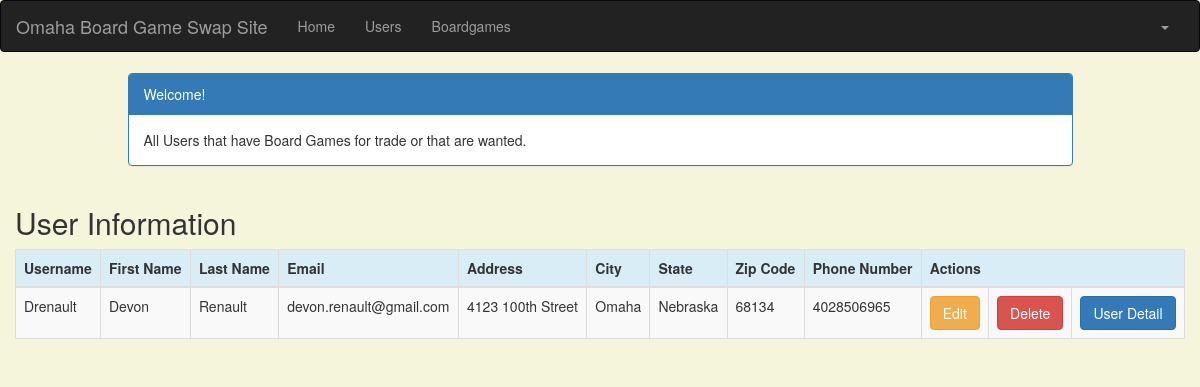
Page /user_list (signed in) on the earlier database version.
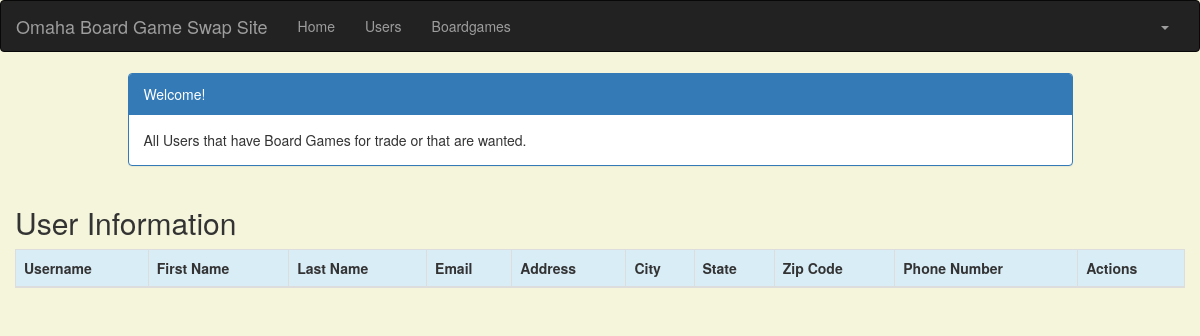
Same page on the later database version.
### crm/models.py (models this page shows, shortened)
class User(models.Model):
    user_name = models.CharField(max_length=50)
    user_first_name = models.CharField(max_length=50)
    user_last_name = models.CharField(max_length=100)
    user_email = models.EmailField(max_length=100)
    address = models.CharField(max_length=200)
    city = models.CharField(max_length=50)
    state = models.CharField(max_length=50)
    zipcode = models.CharField(max_length=10)
    phone_number = models.CharField(max_length=50)
    created_date = models.DateTimeField(default=timezone.now)
    updated_date = models.DateTimeField(auto_now_add=True)

### crm/views.py (the view)
# urls.py: path('user_list', views.user_list, name='user_list'),
@login_required
def user_list(request):
    user = User.objects.filter(created_date__lte=timezone.now())
    return render(request, 'crm/user_list.html',
                  {'users': user})

### templates/crm/user_list.html (shortened to what this page needs)
<!DOCTYPE html>
<html lang="en">
{% extends 'crm/base.html' %}
{% block content %}
    <html>
    <head>
        <link rel="stylesheet" href="https://maxcdn.bootstrapcdn.com/bootstrap/3.3.4/css/bootstrap.min.css">
    </head>
    <body>
    <div class="container">
        <div class="row">
            <div class="col-md-10 col-md-offset-1">
                <div class="panel panel-primary">
                    <div class="panel-heading">Welcome!</div>
                    <div class="panel-body">
                        All Users that have Board Games for trade or that are wanted.
                    </div>
                </div>
            </div>
        </div>
    </div>
    <div class="row">
        <h2 style="padding-left: 15Px">User Information</h2>
    </div>
    <div>
        <table class="table table-striped table-bordered table-hover">
            <thead>
            <tr class="bg-info">
                <th>Username</th>
                <th>First Name</th>
                <th>Last Name</th>
                <th>Email</th>
                <th>Address</th>
                <th>City</th>
                <th>State</th>
                <th>Zip Code</th>
                <th>Phone Number</th>
                <th colspan="3">Actions</th>
            </tr>
            </thead>
            <tbody>
            {% for user in users %}
                <tr>
                    <td>{{ user.user_name }}</td>
                    <td>{{ user.user_first_name }}</td>
                    <td>{{ user.user_last_name }}</td>
                    <td>{{ user.user_email }}</td>
                    <td>{{ user.address }}</td>
                    <td>{{ user.city }}</td>
                    <td>{{ user.state }}</td>
                    <td>{{ user.zipcode }}</td>
                    <td>{{ user.phone_number }}</td>
                    <td><a href="{% url 'crm:user_edit' pk=user.pk %}" class="btn btn-warning">Edit</a>
                    <td><a href="{% url 'crm:user_delete' pk=user.pk %}"
                           onclick="return confirm('Are you sure you want to delete?')"
                           class="btn btn-danger">Delete</a>
                    </td>
                    <td><a href="{% url 'crm:user_detail' pk=user.pk %}"
                           class="btn btn-primary">User Detail</a>
                </tr>
            {% endfor %}
            </tbody>
        </table>
    </div>
    </body>
    </html>
{% endblock %}

Differences in the rows shown:
removed User: user_name "Drenault", user_first_name "Devon", user_last_name "Renault", user_email "devon.renault@gmail.com", address "4123 100th Street", city "Omaha", state "Nebraska", zipcode "68134", phone_number "4028506965"
